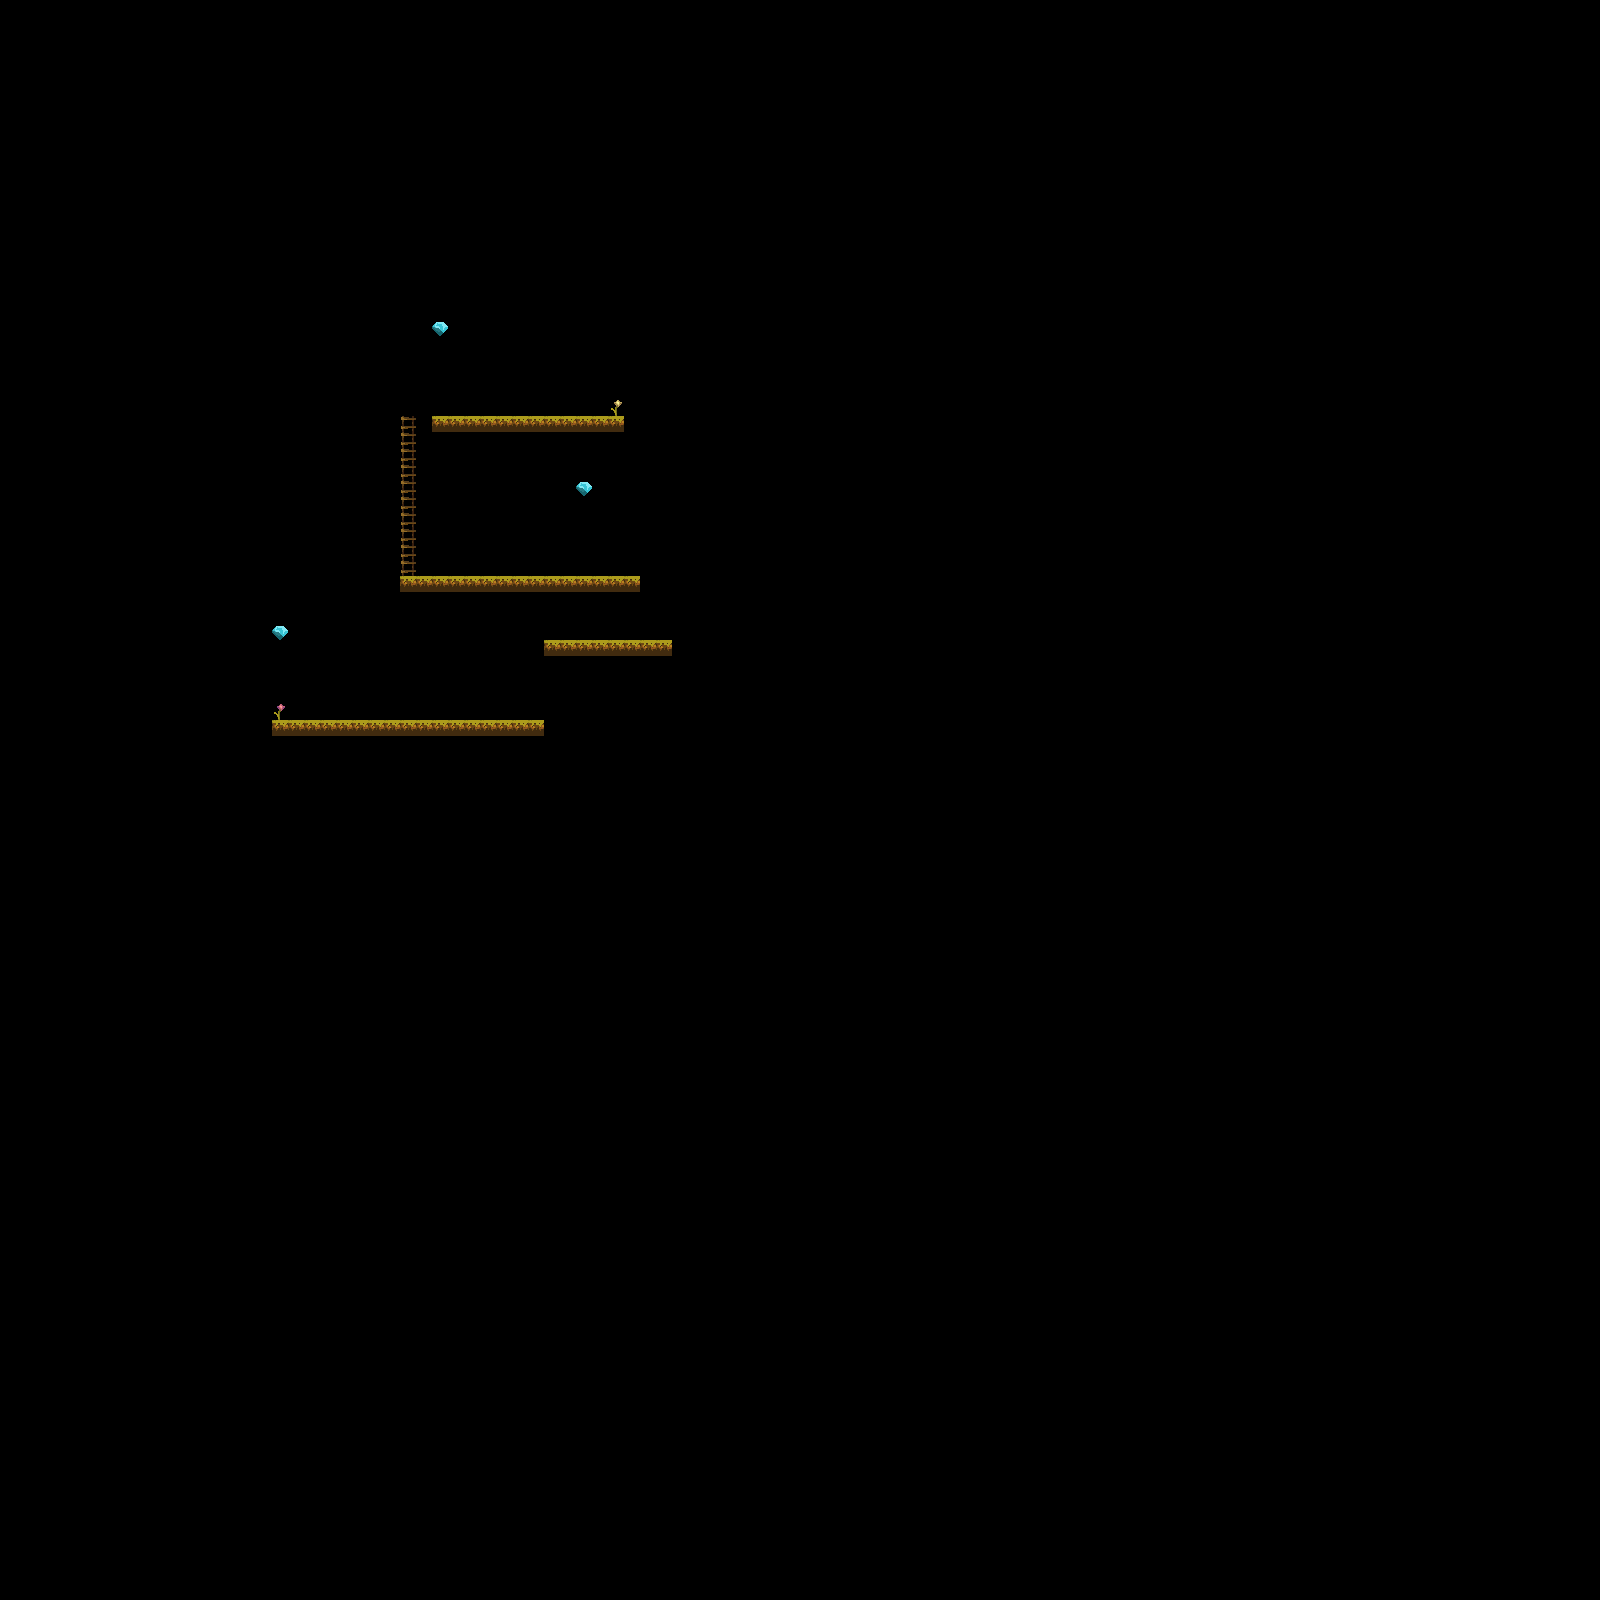

This game map was drawn from its Tiled (.tmx) file and the tilesets committed beside it. A one-line description and the trimmed map source follow:
An orthogonal 100x100 tile map with 16x16 px tiles, 12 tile layers (Checkpoints, Coins, Hearts, Don't Touch, ...), 2 tilesets.

<map version="1.5" tiledversion="1.5.0" orientation="orthogonal" renderorder="left-down" width="100" height="100" tilewidth="16" tileheight="16" infinite="0" nextlayerid="15" nextobjectid="1">
 <tileset firstgid="1" name="Enviroment" tilewidth="16" tileheight="16" tilecount="1170" columns="45">
  <image source="../../images/Environment/Kauzz Forest Tiles/Enviroment.png" width="724" height="416" />
 </tileset>
 <tileset firstgid="1171" source="../../images/Animated Tiles/Diamond.tsx" />
 <layer id="4" name="Checkpoints" width="100" height="100">
  <data>[10000 cells, 0 non-empty, 0 distinct tile ids]</data>
 </layer>
 <layer id="5" name="Coins" width="100" height="100">
  <data>[10000 cells, 3 non-empty, 1 distinct tile ids]</data>
 </layer>
 <layer id="6" name="Hearts" width="100" height="100">
  <data>[10000 cells, 0 non-empty, 0 distinct tile ids]</data>
 </layer>
 <layer id="7" name="Don't Touch" width="100" height="100">
  <data>[10000 cells, 0 non-empty, 0 distinct tile ids]</data>
 </layer>
 <layer id="8" name="Golden key" width="100" height="100">
  <data>[10000 cells, 0 non-empty, 0 distinct tile ids]</data>
 </layer>
 <layer id="9" name="Golden door" width="100" height="100">
  <data>[10000 cells, 0 non-empty, 0 distinct tile ids]</data>
 </layer>
 <layer id="10" name="Exit" width="100" height="100">
  <data>[10000 cells, 1 non-empty, 1 distinct tile ids]</data>
 </layer>
 <layer id="11" name="Enemy 1" width="100" height="100">
  <data>[10000 cells, 0 non-empty, 0 distinct tile ids]</data>
 </layer>
 <layer id="12" name="Enemy 0" width="100" height="100">
  <data>[10000 cells, 0 non-empty, 0 distinct tile ids]</data>
 </layer>
 <layer id="13" name="Spawn" width="100" height="100">
  <data>[10000 cells, 1 non-empty, 1 distinct tile ids]</data>
 </layer>
 <objectgroup id="14" name="Enemies" />
 <objectgroup id="3" name="Moving platforms" />
 <layer id="2" name="Platforms" width="100" height="100">
  <data>[10000 cells, 52 non-empty, 1 distinct tile ids]</data>
 </layer>
 <layer id="1" name="Ladders" width="100" height="100">
  <data>[10000 cells, 10 non-empty, 1 distinct tile ids]</data>
 </layer>
</map>
